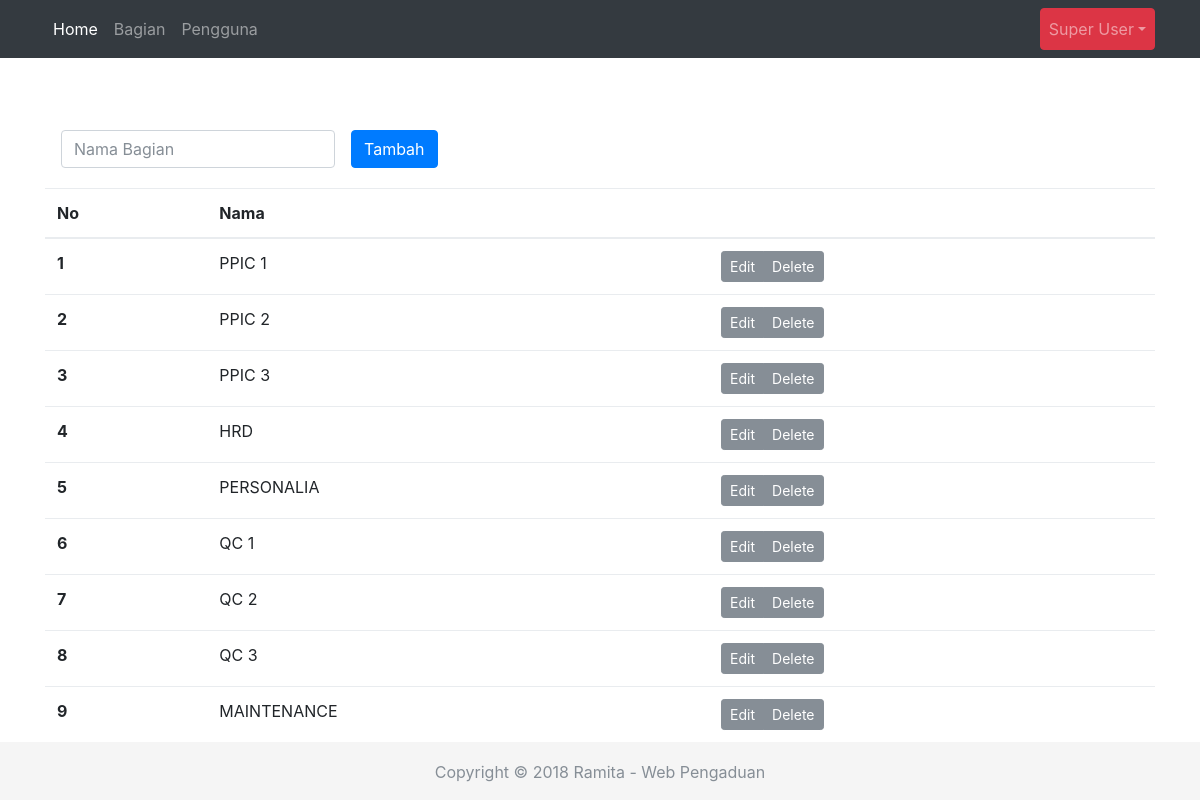
Page /admin/bagian.php (signed in) on the committed database.
### tables this page shows
CREATE TABLE `bagian` (
  `id` int(11) NOT NULL,
  `nama` varchar(100) NOT NULL
);

### classes/Bagian.php (called while the page is built, shortened)
<?php
class Bagian {
	private $connection;
	private $table = "bagian";
	public function __construct($database) {
		$this->connection = $database;
	}
	function readAll(){
		$sql = "SELECT * FROM {$this->table} ORDER BY id ASC";
		$query = $this->connection->prepare($sql);
		$query->execute();
		return $query;
	}
}

### admin/bagian.php (the view, shortened to what this page needs)
<?php session_start(); if (empty($_SESSION) && !isset($_SESSION['is_logged']) && ($_SESSION['type'] != 'admin')) header("location: signin.php");
$Conf = new Config(); $connection = $Conf->getConnection();
include("../classes/Bagian.php");
$Bagian = new Bagian($connection);
?>
<!doctype html>
<html lang="en">
<head>
    <link href="../assets/css/bootstrap.min.css" rel="stylesheet">
    <link href="../assets/css/sticky-footer-navbar.css" rel="stylesheet">
    <link href="../assets/css/custom.css" rel="stylesheet">
</head>
<body>
    <?php include_once("include/header.php"); ?>
    <main role="main" class="container" style="margin-top: 20px;">
        <form class="form-inline" method="post">
            <div class="form-group mx-sm-3">
                <input type="text" name="nama" class="form-control" id="nama" placeholder="Nama Bagian">
            </div>
            <button type="submit" class="btn btn-primary">Tambah</button>
        </form>
        <table class="table" style="margin-top: 20px;">
            <thead>
                <tr>
                <th scope="col">No</th>
                <th scope="col">Nama</th>
                <th scope="col"></th>
                </tr>
            </thead>
            <tbody>
                <?php $no = 1; $rows = $Bagian->readAll(); while ($row = $rows->fetch(PDO::FETCH_ASSOC)): ?>
                    <tr>
                        <th scope="row"><?php echo $no++; ?></th>
                        <td><?php echo $row["nama"]; ?></td>
                        <td>
                            <div class="btn-group" role="group" aria-label="Opsi">
                                <a href="edit_bagian.php" class="btn btn-secondary btn-sm">Edit</a>
                                <a href="delete_bagian.php" class="btn btn-secondary btn-sm">Delete</a>
                            </div>
                        </td>
                    </tr>
                <?php endwhile; ?>
            </tbody>
        </table>
    </main>
    <?php include_once("include/footer.php"); ?>
</body>
</html>

### assets/css/sticky-footer-navbar.css (style rules this page uses)
html { position: relative; min-height: 100%; }
body { margin-bottom: 60px; }
body > .container { padding: 60px 15px 0; }

### assets/css/custom.css (style rules this page uses)
body { margin-top: 70px; }

### rows in the picture
bagian: nama "PPIC 1"
bagian: nama "PPIC 2"
bagian: nama "PPIC 3"
bagian: nama "HRD"
bagian: nama "PERSONALIA"
bagian: nama "QC 1"
bagian: nama "QC 2"
bagian: nama "QC 3"
bagian: nama "MAINTENANCE"

### other values in the picture
$_SESSION['nama'] "Super User"
